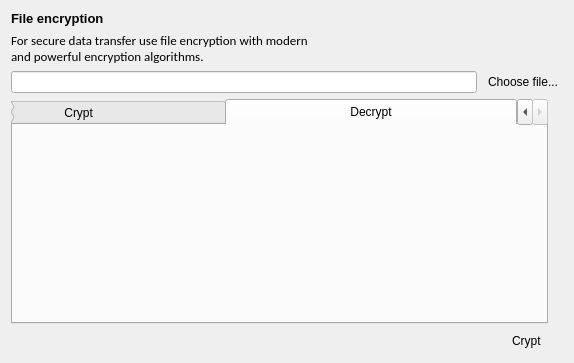
<?xml version="1.0" encoding="UTF-8"?>
<ui version="4.0">
 <class>WgtEncryption</class>
 <widget class="QWidget" name="WgtEncryption">
  <property name="geometry">
   <rect>
    <x>0</x>
    <y>0</y>
    <width>574</width>
    <height>363</height>
   </rect>
  </property>
  <property name="windowTitle">
   <string>Form</string>
  </property>
  <layout class="QVBoxLayout" name="verticalLayout">
   <item>
    <layout class="QVBoxLayout" name="verticalLayout_2">
     <item>
      <widget class="QLabel" name="labFileEncryptionHeader">
       <property name="font">
        <font>
         <family>Arial</family>
         <pointsize>10</pointsize>
         <weight>75</weight>
         <bold>true</bold>
        </font>
       </property>
       <property name="text">
        <string>File encryption</string>
       </property>
      </widget>
     </item>
     <item>
      <widget class="QLabel" name="labFileEncryptionDescription">
       <property name="font">
        <font>
         <family>Calibri</family>
         <pointsize>10</pointsize>
        </font>
       </property>
       <property name="text">
        <string>For secure data transfer use file encryption with modern
and powerful encryption algorithms.</string>
       </property>
      </widget>
     </item>
    </layout>
   </item>
   <item>
    <layout class="QHBoxLayout" name="horizontalLayout">
     <item>
      <widget class="QLineEdit" name="editShredderFilePath"/>
     </item>
     <item>
      <widget class="QPushButton" name="btnChooseFile">
       <property name="text">
        <string>Choose file...</string>
       </property>
       <property name="icon">
        <iconset>
         <normaloff>:/dgui/ico/bin.ico</normaloff>:/dgui/ico/bin.ico</iconset>
       </property>
       <property name="iconSize">
        <size>
         <width>28</width>
         <height>28</height>
        </size>
       </property>
       <property name="flat">
        <bool>true</bool>
       </property>
      </widget>
     </item>
    </layout>
   </item>
   <item>
    <layout class="QHBoxLayout" name="horizontalLayout_3">
     <item>
      <widget class="QTabWidget" name="tabWidget">
       <property name="currentIndex">
        <number>1</number>
       </property>
       <widget class="QWidget" name="tab">
        <attribute name="title">
         <string>                                     Crypt                                    </string>
        </attribute>
       </widget>
       <widget class="QWidget" name="tab_2">
        <attribute name="title">
         <string>                                  Decrypt                                  </string>
        </attribute>
       </widget>
      </widget>
     </item>
     <item>
      <widget class="QLabel" name="label">
       <property name="font">
        <font>
         <pointsize>12</pointsize>
        </font>
       </property>
       <property name="contextMenuPolicy">
        <enum>Qt::DefaultContextMenu</enum>
       </property>
       <property name="layoutDirection">
        <enum>Qt::LeftToRight</enum>
       </property>
       <property name="text">
        <string/>
       </property>
       <property name="alignment">
        <set>Qt::AlignCenter</set>
       </property>
       <property name="wordWrap">
        <bool>true</bool>
       </property>
      </widget>
     </item>
    </layout>
   </item>
   <item>
    <layout class="QHBoxLayout" name="horizontalLayout_2">
     <item>
      <spacer name="horizontalSpacer_2">
       <property name="orientation">
        <enum>Qt::Horizontal</enum>
       </property>
       <property name="sizeHint" stdset="0">
        <size>
         <width>40</width>
         <height>20</height>
        </size>
       </property>
      </spacer>
     </item>
     <item>
      <widget class="QPushButton" name="btnCryptFile">
       <property name="text">
        <string>  Crypt</string>
       </property>
       <property name="icon">
        <iconset>
         <normaloff>:/dgui/ico/bin.ico</normaloff>:/dgui/ico/bin.ico</iconset>
       </property>
       <property name="iconSize">
        <size>
         <width>24</width>
         <height>24</height>
        </size>
       </property>
       <property name="flat">
        <bool>true</bool>
       </property>
      </widget>
     </item>
    </layout>
   </item>
  </layout>
 </widget>
 <resources/>
 <connections/>
</ui>
